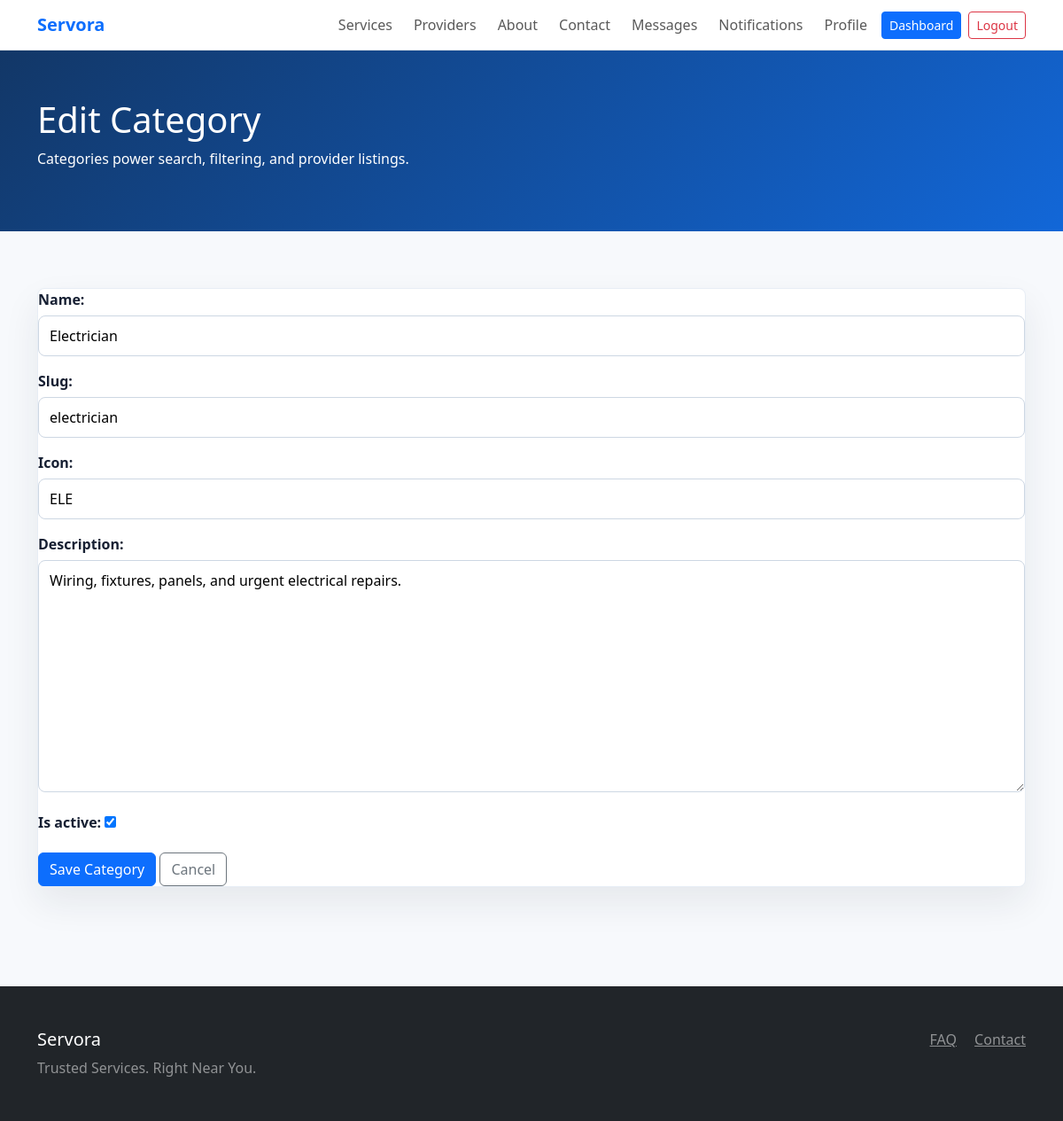
Page /services/manage/1/edit/ (signed in) on the committed database.
### services/models.py (models this page shows, shortened)
class ServiceCategory(models.Model):
    name = models.CharField(max_length=120, unique=True)
    slug = models.SlugField(unique=True)
    icon = models.CharField(max_length=60, blank=True)
    description = models.TextField(blank=True)
    is_active = models.BooleanField(default=True, db_index=True)
    created_at = models.DateTimeField(auto_now_add=True)
    class Meta:
        ordering = ['name']

### services/views.py (the view)
# urls.py: path('manage/<int:pk>/edit/', views.category_update, name='category_update'),
@staff_member_required
def category_update(request, pk):
    category = get_object_or_404(ServiceCategory, pk=pk)
    form = ServiceCategoryForm(request.POST or None, instance=category)
    if request.method == 'POST' and form.is_valid():
        form.save()
        messages.success(request, 'Service category updated.')
        return redirect('services:category_manage')
    return render(request, 'services/category_form.html', {'form': form, 'title': 'Edit Category'})

### services/forms.py
class ServiceCategoryForm(forms.ModelForm):
    class Meta:
        model = ServiceCategory
        fields = ('name', 'slug', 'icon', 'description', 'is_active')

### notifications/context_processors.py (called while the page is built)
def unread_notifications(request):
    if not request.user.is_authenticated:
        return {'unread_notifications_count': 0}
    return {
        'unread_notifications_count': request.user.notifications.filter(is_read=False).count()
    }

### templates/services/category_form.html (shortened to what this page needs)
{% extends 'base.html' %}
{% block content %}
<section class="page-header"><div class="container"><h1>{{ title }}</h1><p>Categories power search, filtering, and provider listings.</p></div></section>
<section class="section-band"><div class="container"><div class="profile-shell"><form method="post">{% csrf_token %}{{ form.as_p }}<button class="btn btn-primary">Save Category</button> <a class="btn btn-outline-secondary" href="{% url 'services:category_manage' %}">Cancel</a></form></div></div></section>
{% endblock %}

### static/css/style.css (style rules this page uses)
:root { --servora-primary: #1267d8; --servora-ink: #172033; --servora-accent: #ffc247; }
body { color: var(--servora-ink); background: #f7f9fc; }
.section-band { padding: 64px 0; }
.page-header { padding: 54px 0; color: #fff; background: linear-gradient(135deg, #123767, #1267d8); }
.auth-card input, .profile-shell input, .profile-shell textarea { width: 100%; border: 1px solid #cdd7e3; border-radius: 8px; padding: 10px 12px; }
.profile-shell { max-width: 100%; margin: 0 auto; padding: 0; background: #fff; border: 1px solid #e7edf5; border-radius: 8px; box-shadow: 0 18px 40px rgba(23, 32, 51, .08); }
.profile-shell label { font-weight: 700; margin-bottom: 6px; }
.profile-shell input, .profile-shell textarea, .profile-shell select, .filter-panel select { width: 100%; border: 1px solid #cdd7e3; border-radius: 8px; padding: 10px 12px; background: #fff; }
.profile-shell input[type="checkbox"] { width: auto; margin-right: 8px; }

### rows in the picture
ServiceCategory: name "Electrician", slug "electrician", icon "ELE", description "Wiring, fixtures, panels, and urgent electrical repairs.", is_active "☑"

### other values in the picture
{{ title }} "Edit Category"
